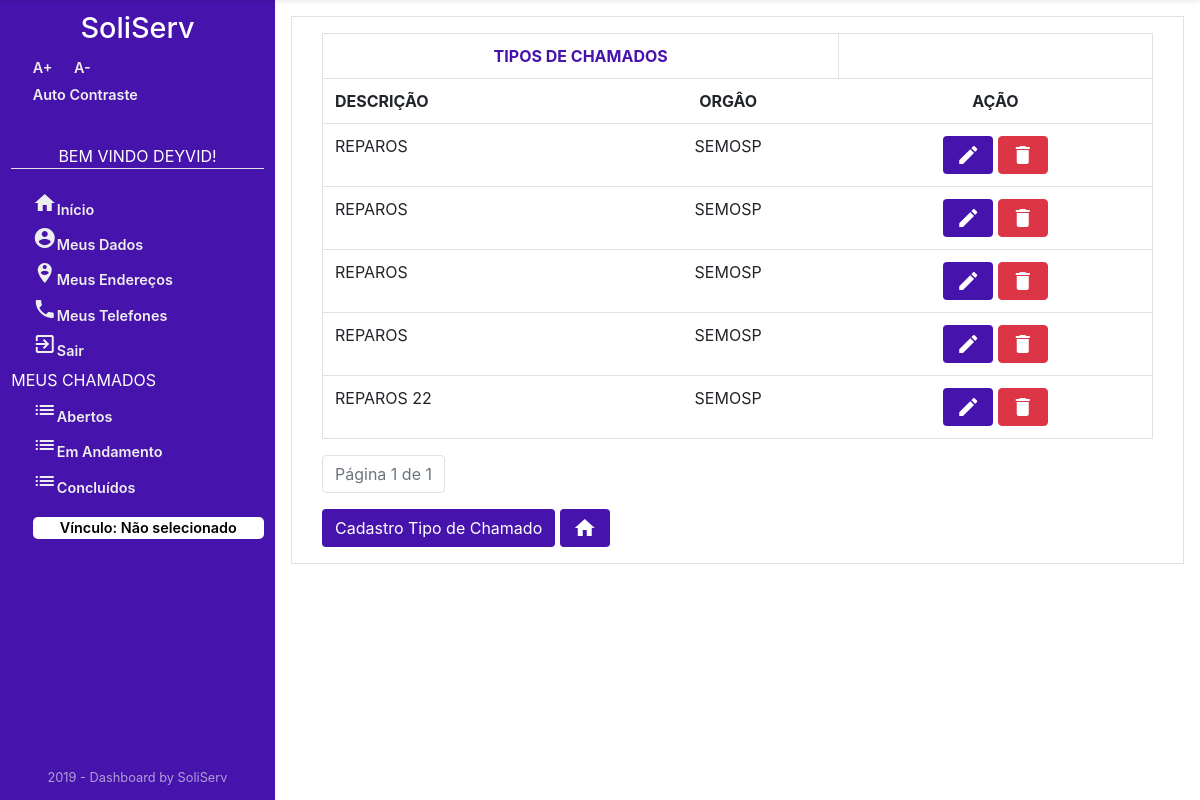
The page /Chamados/listarTiposDeChamado/ (signed in) on the database as committed earlier.
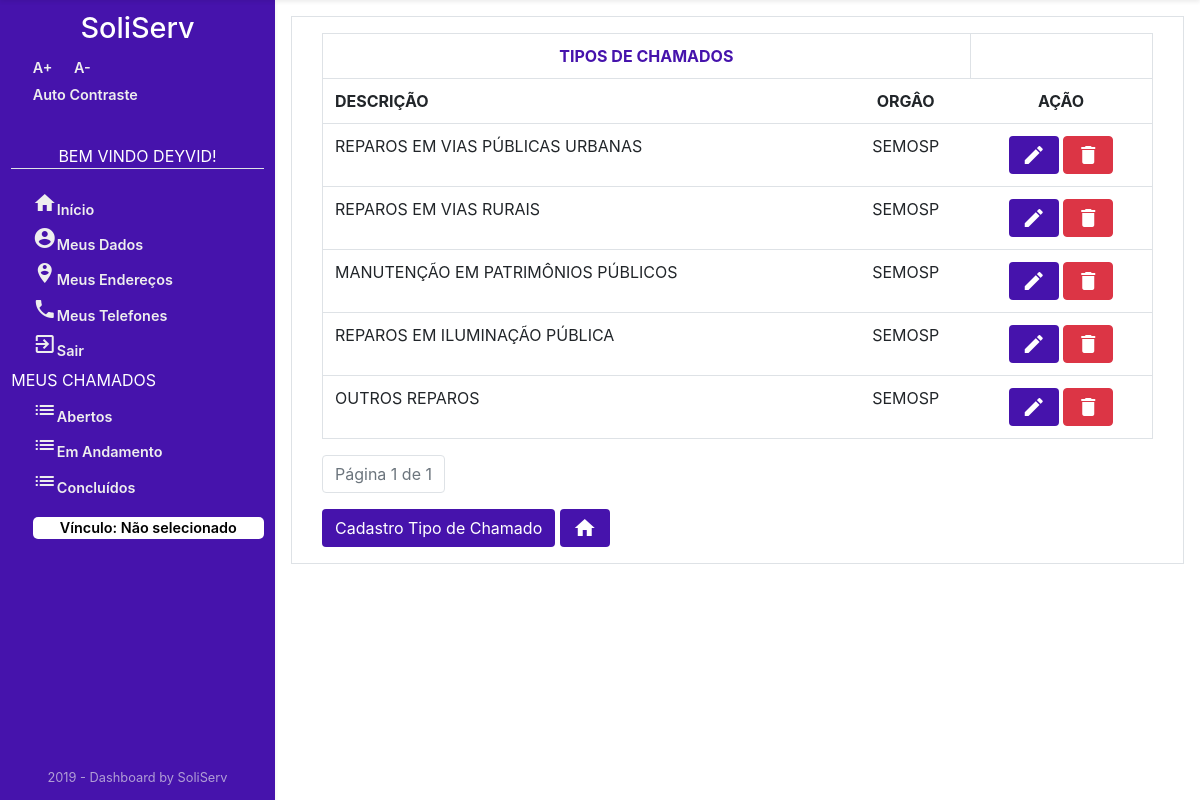
The same page on the database as committed later.
### Chamados/models.py (models this page shows, shortened)
class TipoChamado(models.Model):
    descricaoTipoChamado = models.CharField('TIPO CHAMADO', max_length=45)
    idOrgao = models.ForeignKey(
        Orgao, on_delete=models.CASCADE, verbose_name="ORGÃO")
    class Meta:
        verbose_name = "TipoChamados"
        verbose_name_plural = "TipoChamados"

### Orgao/models.py (models this page shows, shortened)
class Orgao(models.Model):
    nomeOrgao = models.CharField('NOME ORGÃO', max_length=45)
    descricao = models.CharField('DESCRIÇÃO', max_length=100)
    emailOrgao = models.CharField('EMAIL ORGÃO', max_length=45)
    nomeResponsavelOrgao = models.CharField(
        'RESPONSÁVEL PELO ÓRGÃO', max_length=45)
    enderecoOrgao = models.CharField(
        'ENDERECO ORGÃO', max_length=45, default="")
    telefoneOrgao = models.IntegerField('TELEFONE ORGÃO')
    class Meta:
        verbose_name = "Orgao"
        verbose_name_plural = "Orgao"

### Chamados/views.py (the view)
# urls.py: path('listarTiposDeChamado/', views.tiposChamadosList, name='lista_tipo_chamado'),
@login_required
def tiposChamadosList(request):
    tipo_chamado_list = TipoChamado.objects.all()
    paginator = Paginator(tipo_chamado_list, 5)
    page = request.GET.get('page')
    tipo_chamado_list = paginator.get_page(page)
    context = {'tipo_chamado_list': tipo_chamado_list}
    if not request.user.is_authenticated:
        return render(request, 'Usuario/acessoNegado.html')
    else:
        return render(request, 'Chamados/tipoChamado/listaTiposChamados.html', context)

### Chamados/templates/Chamados/tipoChamado/listaTiposChamados.html (shortened to what this page needs)
{% extends "sistemaDeGestaoDeServicosPublicos/index1.html" %}
{% block centro %}
<main id="Orgao" class="container border">
    <div class="container">
        {% block centroOrgao %}
        <form>
            {% if tipo_chamado_list %}
            <table class="table border mt-3" style="text-transform: uppercase; overflow-x: auto">
                <tr>
                    <th colspan="2"   class=" border text-center" style="color: #4613ac;">Tipos de Chamados</th>
                    <th class="border-left"></th>
                </tr>
                <tr>
                    <th>Descrição</th>
                    <th class="text-center">ORGÂO</th>
                    <th class="text-center">AÇÃO</th>
                </tr>
                {% for tipos in tipo_chamado_list %}
                <tr>
                    <td>
                        {{tipos.descricaoTipoChamado}}
                    </td>
                    <td class="text-center">
                        {{tipos.idOrgao.nomeOrgao}}
                    </td>
                    <td class="text-center">
                            <a class="btn" style="background: #4613ac; color: white;"
                            href="{% url 'Chamados:tipo_chamado_atualizar' tipos.id %}" title="Editar Tipo de Chamado">
                            <i class="material-icons">edit</i>
                        </a>
                        <a class="btn btn-danger" style="color: white;"
                            href="{% url 'Chamados:tipo_chamado_deletar' tipos.id %}" title="Excluir Tipo de Chamado">
                            <i class="material-icons">delete</i>
                        </a>
                    </td>
                </tr>
                {% endfor %}
                {% else %}
                <div class="alert alert-danger mt-3">
                    Não há Dados Cadastrados!
                </div>
                {% endif %}
        </form>
        <nav aria-label="text-left pagination  ">
            <ul class="pagination ">
                <li class="page-item disabled">
                    <a class="page-link" href="#">
                        Página {{ tipo_chamado_list.number }} de {{ tipo_chamado_list.paginator.num_pages }}
                    </a>
                </li>
            </ul>
        </nav>
        <a class="btn  mb-3" href="{% url 'Chamados:cadastro_tipo_chamado'%}" style="background: #4613ac; color: white;"
            title="cadastrar novo Tipo de Chamado">
            Cadastro Tipo de Chamado
        </a>
        <a class="btn  mb-3" href="{% url 'Orgao:orgao_index'%}" style="background: #4613ac; color: white;"
            title="Voltar a HomePage">
            <i class="material-icons">home</i>
        </a>
</main>
{% endblock %}
</div>
{% endblock %}

Rows that differ between the two databases and show on the page:
changed TipoChamado: descricaoTipoChamado "REPAROS" → "REPAROS EM VIAS PÚBLICAS URBANAS"
changed TipoChamado: descricaoTipoChamado "REPAROS" → "REPAROS EM VIAS RURAIS"
changed TipoChamado: descricaoTipoChamado "REPAROS" → "MANUTENÇÃO EM PATRIMÔNIOS PÚBLICOS"
changed TipoChamado: descricaoTipoChamado "REPAROS" → "REPAROS EM ILUMINAÇÃO PÚBLICA"
changed TipoChamado: descricaoTipoChamado "REPAROS 22" → "OUTROS REPAROS"
